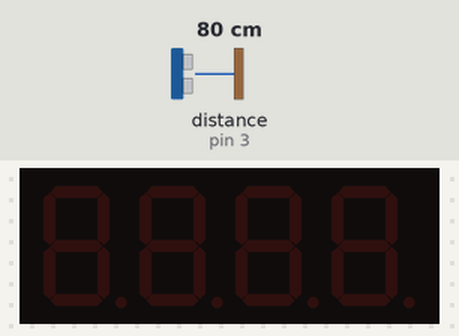
The sketch below on a simulated Arduino Uno, built with avr-gcc and run on an emulated ATmega328P. Parts: 4-digit seven-segment display. The inputs (shaded band) are chosen by the test bench; at power-on: distance to the obstacle (sensor on pin 3) 80 cm.

Above: at 1.2 s.
1.3 s: distance to the obstacle (sensor on pin 3) set to 2 cm
At 4.1 s:
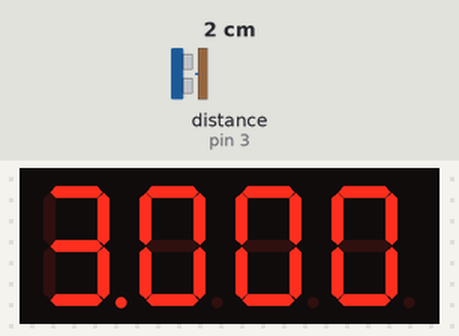
4.3 s: distance to the obstacle (sensor on pin 3) set to 35 cm
5.8 s: distance to the obstacle (sensor on pin 3) set to 4 cm
At 6.3 s:
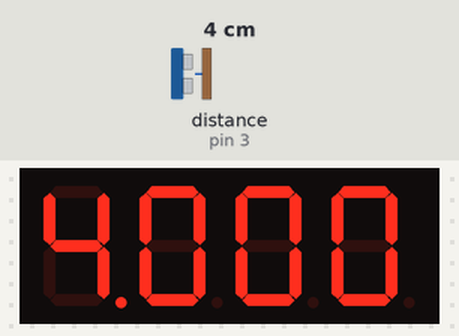
Timing chart, 0 to 8.8 s (numbered marks = the images above; inputs shaded):
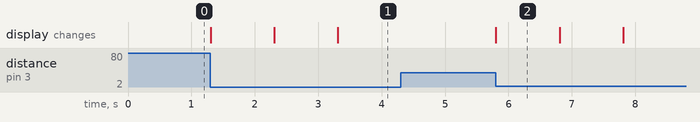

Measured:
- after the input at 1.3 s, the display: first changes at once (image 1 shows a later state)
- after the input at 4.3 s, every drawn part: stays the same
- after the input at 5.8 s, the display: changes at once (image 2)
- what the display in image 2 shows lasts 1.0 s, from 5.8 s to 6.8 s

The sketch:

pack.ino
```cpp
#include <Arduino.h>
#include <Wire.h>
#include <SoftwareSerial.h>

#include <MeOrion.h>

double angle_rad = PI/180.0;
double angle_deg = 180.0/PI;
double count;
double distrance;
MeUltrasonicSensor ultrasonic_3(3);
Me7SegmentDisplay seg7_4(4);


void setup(){
    count = 0;
    distrance = 0;

}

void loop(){

    distrance = ultrasonic_3.distanceCm();
    if((distrance) < (  30)){
        count += 1;
        seg7_4.display((float)count);
        _delay(1);
    }

    _loop();
}

void _delay(float seconds){
    long endTime = millis() + seconds * 1000;
    while(millis() < endTime)_loop();
}

void _loop(){

}
```
